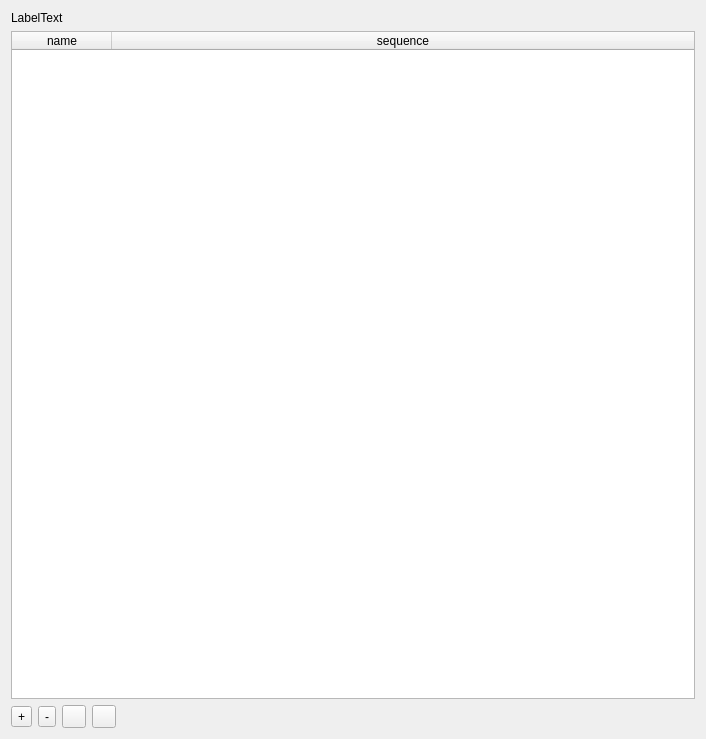
<?xml version="1.0" encoding="UTF-8"?>
<ui version="4.0">
 <class>Form</class>
 <widget class="QWidget" name="Form">
  <property name="geometry">
   <rect>
    <x>0</x>
    <y>0</y>
    <width>706</width>
    <height>739</height>
   </rect>
  </property>
  <property name="windowTitle">
   <string>Form</string>
  </property>
  <layout class="QVBoxLayout" name="verticalLayout">
   <item>
    <widget class="QLabel" name="label">
     <property name="text">
      <string>LabelText</string>
     </property>
    </widget>
   </item>
   <item>
    <widget class="QTableWidget" name="seqTbl">
     <property name="alternatingRowColors">
      <bool>true</bool>
     </property>
     <property name="selectionBehavior">
      <enum>QAbstractItemView::SelectRows</enum>
     </property>
     <property name="wordWrap">
      <bool>false</bool>
     </property>
     <property name="cornerButtonEnabled">
      <bool>false</bool>
     </property>
     <property name="columnCount">
      <number>2</number>
     </property>
     <attribute name="horizontalHeaderStretchLastSection">
      <bool>true</bool>
     </attribute>
     <attribute name="verticalHeaderVisible">
      <bool>false</bool>
     </attribute>
     <column>
      <property name="text">
       <string>name</string>
      </property>
     </column>
     <column>
      <property name="text">
       <string>sequence</string>
      </property>
     </column>
    </widget>
   </item>
   <item>
    <layout class="QHBoxLayout" name="horizontalLayout_2">
     <item>
      <widget class="QToolButton" name="addBtn">
       <property name="sizePolicy">
        <sizepolicy hsizetype="Fixed" vsizetype="Fixed">
         <horstretch>0</horstretch>
         <verstretch>0</verstretch>
        </sizepolicy>
       </property>
       <property name="text">
        <string>+</string>
       </property>
      </widget>
     </item>
     <item>
      <widget class="QToolButton" name="removeBtn">
       <property name="sizePolicy">
        <sizepolicy hsizetype="Fixed" vsizetype="Fixed">
         <horstretch>0</horstretch>
         <verstretch>0</verstretch>
        </sizepolicy>
       </property>
       <property name="text">
        <string>-</string>
       </property>
      </widget>
     </item>
     <item>
      <widget class="QToolButton" name="fromFileBtn">
       <property name="sizePolicy">
        <sizepolicy hsizetype="Fixed" vsizetype="Preferred">
         <horstretch>0</horstretch>
         <verstretch>0</verstretch>
        </sizepolicy>
       </property>
      </widget>
     </item>
     <item>
      <widget class="QToolButton" name="fromClipboardBtn">
       <property name="sizePolicy">
        <sizepolicy hsizetype="Fixed" vsizetype="Preferred">
         <horstretch>0</horstretch>
         <verstretch>0</verstretch>
        </sizepolicy>
       </property>
      </widget>
     </item>
     <item>
      <spacer name="horizontalSpacer_2">
       <property name="orientation">
        <enum>Qt::Horizontal</enum>
       </property>
       <property name="sizeHint" stdset="0">
        <size>
         <width>40</width>
         <height>20</height>
        </size>
       </property>
      </spacer>
     </item>
     <item>
      <widget class="QLabel" name="nLbl">
       <property name="text">
        <string/>
       </property>
      </widget>
     </item>
    </layout>
   </item>
  </layout>
 </widget>
 <resources/>
 <connections/>
</ui>
